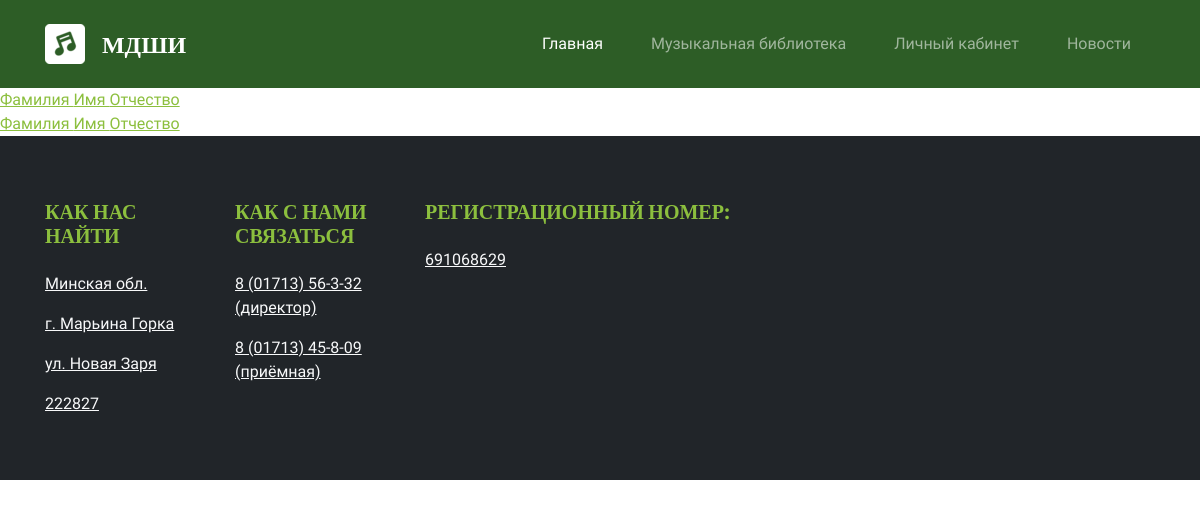
Before: /contingent/ with the older database file.
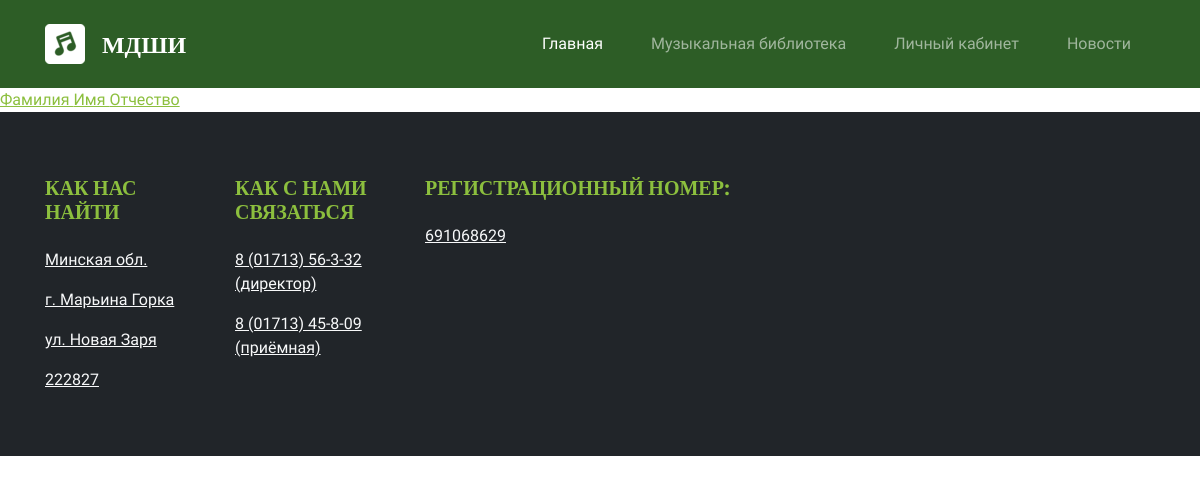
After: the same page with the newer database file.
### base/models.py (models this page shows)
class User(AbstractUser):
    STATUS_CHOICES = (
        ('admin', 'Администратор'),
        ('student', 'Ученик'),
        ('concertmaster', 'Концертмейстер'),
        ('editor', 'Редактор'),
        ('teacher', 'Учитель'),
    )
    f = models.CharField(max_length=200, null = False, default='Фамилия', verbose_name="Фамилия")
    i = models.CharField(max_length=200, null = False, default='Имя', verbose_name='Имя')
    o = models.CharField(max_length=200, null = False, default='Отчество', verbose_name='Отчество')
    department_name = models.CharField(max_length=200, null = False, default='Департамент', verbose_name='Департамент')
    teacher_name = models.CharField(max_length=200, null = False, default='Учитель', verbose_name='Учитель')
    instrument_name = models.CharField(max_length=200, null = False, default='Инструмент', verbose_name='Инструмент')
    teacher_number = PhoneNumberField(null=False, default='+375293123123', verbose_name='Номер учителя')
    years = models.CharField(max_length=
                             3, null=False, default='0', verbose_name='Продолжительность обучения')
    start_year = models.DateField(null=False, default= '2000-12-12', verbose_name='Дата начала обучения')
    user_number = PhoneNumberField(null=False, default='+375293123123', verbose_name='Телефон учащегося')
    parent_first_name = models.CharField(max_length=200, null=False, default='Имя представителя 1', verbose_name='ФИО Представителя 1')
    parent_first_number = PhoneNumberField(null=False, default='+375293123123', verbose_name='Телефон Представителя 1')
    parent_second_name = models.CharField(max_length=200, null=False, default='Имя представителя 2', verbose_name='Имя Представителя 2')
    parent_second_number = PhoneNumberField(null=False, default='+375293123123', verbose_name='Телефон Представителя 2')
    rewards = models.TextField(null=True, blank=True)
    bio = models.TextField(null=True, blank=True)
    status = models.CharField(max_length=20, choices=STATUS_CHOICES, null=False, default='student')
    avatar = models.ImageField(upload_to='images/', null=True,
                               default="images/profile-pictures/default.jpg",
                               verbose_name="Загрузите аватар для профиля")
    groups = models.ManyToManyField(GroupNumber, blank=True)
    subjects = models.ManyToManyField(Subject, blank=True)
    USERNAME_FIELD = 'username'
    REQUIRED_FIELDS = []

### base/views.py (the view)
# urls.py: path('contingent/', views.contingent, name='contingent'),
def contingent(request):
    users = User.objects.filter(status='student')
    context = {'users':users}
    return render(request, 'base/contingent.html', context)

### base/templates/base/contingent.html
{% extends 'main.html' %}
{% block content %}
{% for user in users %}
    <div>
    <a href="{% url 'student-info' user.id %}">{{ user.f}} {{ user.i}} {{ user.o}}</a>
    </div>
{% endfor %}
{% endblock content %}

### templates/main.html (shortened to what this page needs)
<!DOCTYPE html>
{% load static %}
<html lang="en">
    <head>
        <link href="{% static 'styles/bootstrap_theme/bootstrap.css' %}" rel="stylesheet" type="text/css">
        <link rel="stylesheet" href="{% static 'styles/blocks.css'%}">
        <link href="{% static 'styles/style.css' %}" rel="stylesheet">
    </head>
    <body class="text-muted">
        {% include 'navbar.html' %}
        {% block content %}
        {% endblock content%}
        {% include 'footer.html' %}
    </body>
</html>

### templates/navbar.html (shortened to what this page needs)
{% load static %}
<header class="bg-secondary">
            <nav class="navbar navbar-dark navbar-expand-lg pb-3 pt-3 shadow-none">
                <div class="container"> <a class="navbar-brand text-white" href="/"> <img src="{% static 'images/front/emblem.png' %}" alt="Логотип" class="me-2"> <span class="align-middle fw-bold h4 ms-1">МДШИ</span></a>
                    <div class="collapse navbar-collapse " id="navbarNavDropdown-2">
                        <ul class="ms-auto navbar-nav">
                            <li class="nav-item"> <a class="active nav-link pb-lg-3 pe-lg-4 ps-lg-4 pt-lg-3" aria-current="page" href="{% url 'home' %}">Главная</a>
                            </li>
                            <li class="nav-item"> <a class="nav-link pb-lg-3 pe-lg-4 ps-lg-4 pt-lg-3" href="{% url 'music-library' %}">Музыкальная библиотека</a>
                            </li>
                            <li class="nav-item"> <a class="nav-link pb-lg-3 pe-lg-4 ps-lg-4 pt-lg-3" href="{% url 'user-profile' user.id %}">Личный кабинет</a>
                            </li>
                            <li class="nav-item"> <a class="nav-link pb-lg-3 pe-lg-4 ps-lg-4 pt-lg-3" href="{% url 'news' %}">Новости</a>
                            </li>
                        </ul>
                    </div>
                </div>
            </nav>
</header>

### templates/footer.html
 <footer class="bg-dark pt-5 text-white">
            <div class="container">
                <div class="row">
                    <div class="col-md-3 col-xl-2 py-3">
                        <h2 class="fw-bold h5 mb-4 text-primary text-uppercase">Как нас найти</h2>
                        <ul class="list-unstyled">
                            <li class="mb-3"> <a href="#" class="link-light">Минская обл.</a>
                            </li>
                            <li class="mb-3"> <a href="#" class="link-light">г. Марьина Горка</a>
                            </li>
                            <li class="mb-3"> <a href="#" class="link-light">ул. Новая Заря</a>
                            </li>
                            <li class="mb-3"> <a href="#" class="link-light">222827</a>
                            </li>
                        </ul>
                    </div>
                    <div class="col-md-4 col-xl-2 py-3">
                        <h2 class="fw-bold h5 mb-4 text-primary text-uppercase">Как с нами связаться</h2>
                        <ul class="list-unstyled">
                            <li class="mb-3"> <a href="#" class="link-light">8 (01713) 56-3-32 (директор)</a>
                            </li>
                            <li class="mb-3"> <a href="#" class="link-light">8 (01713) 45-8-09 (приёмная)</a>
                            </li>
                        </ul>
                    </div>
                    <div class="col-lg-4 col-md-6 col-xl-4 py-3">
                        <h2 class="fw-bold h5 mb-4 text-primary text-uppercase">Регистрационный номер:&nbsp;</h2><a href="#" class="link-light"><u>691068629</u></a>
                    </div>
                </div>
                <div class="pb-3 pt-3 small">
</div>
            </div>
 </footer>

Changed rows visible on the page:
removed User: f "Фамилия", i "Имя", o "Отчество"
